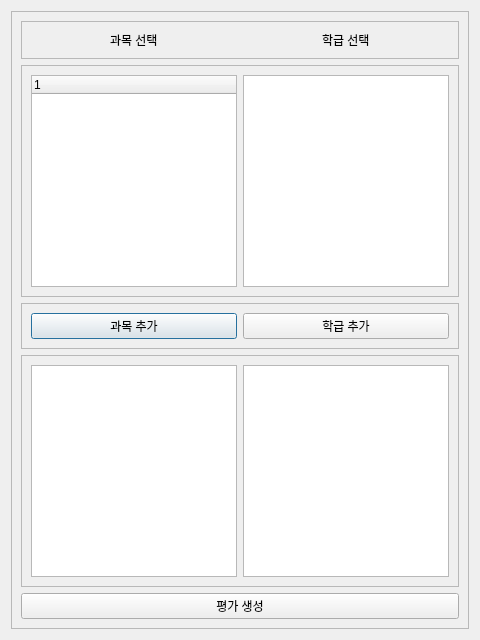
<?xml version="1.0" encoding="UTF-8"?>
<ui version="4.0">
 <class>dialog</class>
 <widget class="QDialog" name="dialog">
  <property name="geometry">
   <rect>
    <x>0</x>
    <y>0</y>
    <width>480</width>
    <height>640</height>
   </rect>
  </property>
  <property name="windowTitle">
   <string>복수 학급 평가 생성</string>
  </property>
  <layout class="QVBoxLayout" name="verticalLayout">
   <item>
    <widget class="QFrame" name="frame">
     <property name="frameShape">
      <enum>QFrame::StyledPanel</enum>
     </property>
     <property name="frameShadow">
      <enum>QFrame::Raised</enum>
     </property>
     <layout class="QVBoxLayout" name="verticalLayout_2">
      <item>
       <widget class="QFrame" name="frame_4">
        <property name="frameShape">
         <enum>QFrame::StyledPanel</enum>
        </property>
        <property name="frameShadow">
         <enum>QFrame::Raised</enum>
        </property>
        <layout class="QHBoxLayout" name="horizontalLayout_3">
         <item alignment="Qt::AlignHCenter">
          <widget class="QLabel" name="label">
           <property name="text">
            <string>과목 선택</string>
           </property>
          </widget>
         </item>
         <item alignment="Qt::AlignHCenter">
          <widget class="QLabel" name="label_2">
           <property name="text">
            <string>학급 선택</string>
           </property>
          </widget>
         </item>
        </layout>
       </widget>
      </item>
      <item>
       <widget class="QFrame" name="frame_2">
        <property name="frameShape">
         <enum>QFrame::StyledPanel</enum>
        </property>
        <property name="frameShadow">
         <enum>QFrame::Raised</enum>
        </property>
        <layout class="QHBoxLayout" name="horizontalLayout">
         <item>
          <widget class="QTreeWidget" name="subTreeWidget">
           <property name="selectionMode">
            <enum>QAbstractItemView::MultiSelection</enum>
           </property>
           <column>
            <property name="text">
             <string notr="true">1</string>
            </property>
           </column>
          </widget>
         </item>
         <item>
          <widget class="QListWidget" name="classWidget">
           <property name="selectionMode">
            <enum>QAbstractItemView::MultiSelection</enum>
           </property>
          </widget>
         </item>
        </layout>
       </widget>
      </item>
      <item>
       <widget class="QFrame" name="frame_5">
        <property name="frameShape">
         <enum>QFrame::StyledPanel</enum>
        </property>
        <property name="frameShadow">
         <enum>QFrame::Raised</enum>
        </property>
        <layout class="QHBoxLayout" name="horizontalLayout_4">
         <item>
          <widget class="QPushButton" name="addSubBtn">
           <property name="text">
            <string>과목 추가</string>
           </property>
          </widget>
         </item>
         <item>
          <widget class="QPushButton" name="addClassBtn">
           <property name="text">
            <string>학급 추가</string>
           </property>
          </widget>
         </item>
        </layout>
       </widget>
      </item>
      <item>
       <widget class="QFrame" name="frame_3">
        <property name="frameShape">
         <enum>QFrame::StyledPanel</enum>
        </property>
        <property name="frameShadow">
         <enum>QFrame::Raised</enum>
        </property>
        <layout class="QHBoxLayout" name="horizontalLayout_2">
         <item>
          <widget class="QListWidget" name="addedSubListWidget"/>
         </item>
         <item>
          <widget class="QListWidget" name="addedClassWidget"/>
         </item>
        </layout>
       </widget>
      </item>
      <item>
       <widget class="QPushButton" name="assesBtn">
        <property name="text">
         <string>평가 생성</string>
        </property>
       </widget>
      </item>
     </layout>
    </widget>
   </item>
  </layout>
 </widget>
 <resources/>
 <connections/>
</ui>
